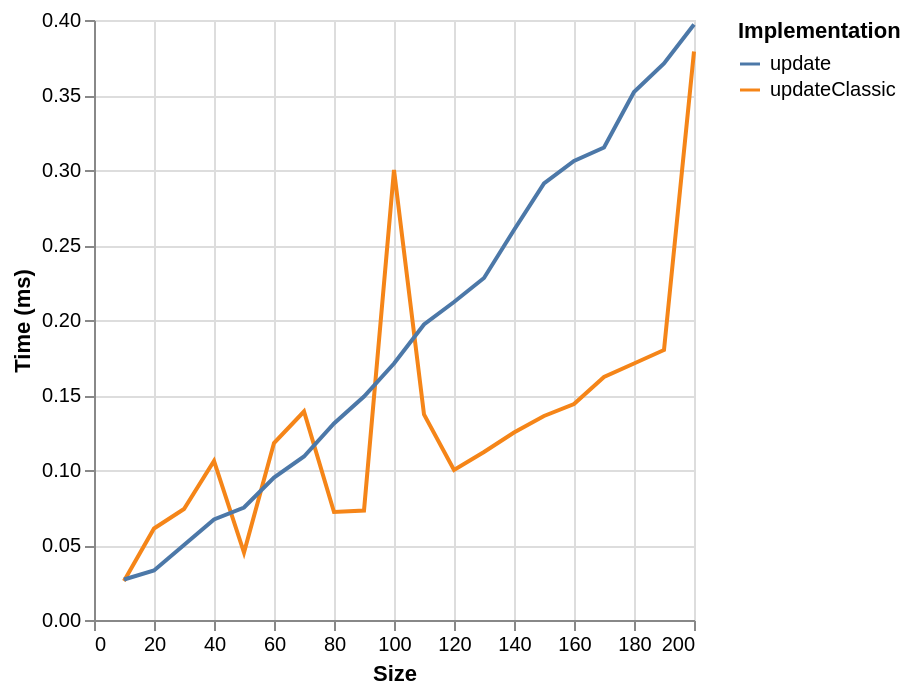

This figure's Vega-Lite source:
### Vega-Lite specification from a JSON file in a GitHub repository (floating-point values rounded to 4 significant figures)
{"$schema": "https://vega.github.io/schema/vega-lite/v6.json", "data": {"values": [{"ms": 0.026, "series": "updateClassic", "size": 10}, {"ms": 0.061, "series": "updateClassic", "size": 20}, {"ms": 0.074, "series": "updateClassic", "size": 30}, {"ms": 0.106, "series": "updateClassic", "size": 40}, {"ms": 0.045, "series": "updateClassic", "size": 50}, {"ms": 0.118, "series": "updateClassic", "size": 60}, {"ms": 0.139, "series": "updateClassic", "size": 70}, {"ms": 0.072, "series": "updateClassic", "size": 80}, {"ms": 0.073, "series": "updateClassic", "size": 90}, {"ms": 0.3, "series": "updateClassic", "size": 100}, {"ms": 0.137, "series": "updateClassic", "size": 110}, {"ms": 0.1, "series": "updateClassic", "size": 120}, {"ms": 0.112, "series": "updateClassic", "size": 130}, {"ms": 0.125, "series": "updateClassic", "size": 140}, {"ms": 0.136, "series": "updateClassic", "size": 150}, {"ms": 0.144, "series": "updateClassic", "size": 160}, {"ms": 0.162, "series": "updateClassic", "size": 170}, {"ms": 0.171, "series": "updateClassic", "size": 180}, {"ms": 0.18, "series": "updateClassic", "size": 190}, {"ms": 0.379, "series": "updateClassic", "size": 200}, {"ms": 0.027, "series": "update", "size": 10}, {"ms": 0.033, "series": "update", "size": 20}, {"ms": 0.05, "series": "update", "size": 30}, {"ms": 0.067, "series": "update", "size": 40}, {"ms": 0.075, "series": "update", "size": 50}, {"ms": 0.095, "series": "update", "size": 60}, {"ms": 0.109, "series": "update", "size": 70}, {"ms": 0.131, "series": "update", "size": 80}, {"ms": 0.149, "series": "update", "size": 90}, {"ms": 0.171, "series": "update", "size": 100}, {"ms": 0.197, "series": "update", "size": 110}, {"ms": 0.212, "series": "update", "size": 120}, {"ms": 0.228, "series": "update", "size": 130}, {"ms": 0.26, "series": "update", "size": 140}, {"ms": 0.291, "series": "update", "size": 150}, {"ms": 0.306, "series": "update", "size": 160}, {"ms": 0.315, "series": "update", "size": 170}, {"ms": 0.352, "series": "update", "size": 180}, {"ms": 0.371, "series": "update", "size": 190}, {"ms": 0.397, "series": "update", "size": 200}]}, "encoding": {"color": {"field": "series", "legend": {"orient": "right", "symbolLimit": 30, "title": "Implementation"}, "type": "nominal"}, "x": {"field": "size", "title": "Size", "type": "quantitative"}, "y": {"field": "ms", "title": "Time (ms)", "type": "quantitative"}}, "mark": {"point": false, "type": "line"}}
